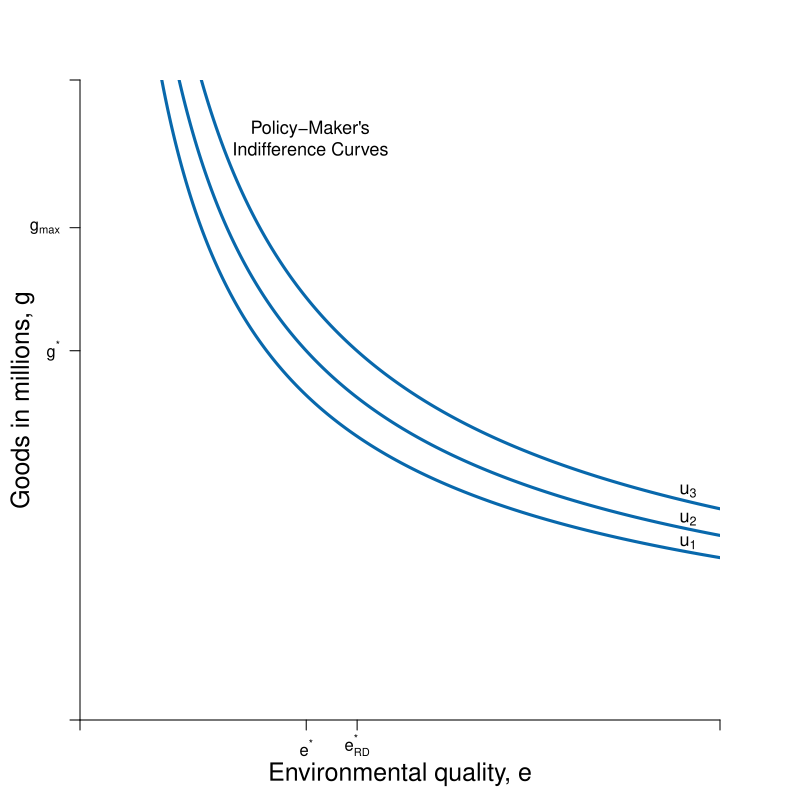

Source code (R):
#Graph Designer: Simon Halliday & Riley Boeth '17 & Madeleine Wettach '20
#Authors: Bowles, Foley and Halliday
#Title: Microeconomics: Competition, Conflict and Coordination

library(shape)
pdf(file = "constrained_optimization/step_by_step_graphs_3/indiff_feasible_environ_rd_step1.pdf", width = 8, height = 8)

#Set parameters for graphics
axislabelsize <- 1.5
labelsize <- 1.1
graphlinewidth <- 3
segmentlinewidth <- 2

COL <- c("#7fc97f", "#beaed4", "#fdc086", "#ffff99", "#386cb0", "#f0027f", "#bf5b17", "#666666")
COLA <- c("#e0f3db", "#99d8c9","#66c2a4","#41ae76", "#238b45", "#005824")
COLB <- c("#4eb3d3", "#2b8cbe", "#0868ac","#084081")

#Edited the margins to cater for the larger LHS labels
par(mar =  c(4, 4, 4, 4))

#Feasibility frontier equation and new feasbility frontier equation with R&D

ppf <- function(x, y) {
  100-((x^2)/2)
}

ppf_rd <- function(x, y) {
  100-((x^2)/3)
}

#change alpha to .4

uFn <- function(x, y, alpha = 0.4){
  (x^alpha)*(y^(1-alpha))
}

#Add limits on axes and levels of utility for each indifference curve

ylims <- c(0, 130)
xlims <- c(0, 20)

npts <- 501 
x <- seq(xlims[1], xlims[2], length.out = npts)
y <- seq(ylims[1], ylims[2], length.out = npts) 

a <- c(27, 29.16, 31.616) #alpha = 0.4

plot(0, 0, xlim = xlims, ylim = ylims, type = "n",
     xlab = expression(paste("")),
     ylab = expression(paste("")), 
     xaxt = "n", 
     yaxt = "n", 
     cex.lab = axislabelsize, 
     bty = "n", 
     xaxs="i", 
     yaxs="i"
)

#x and y limits and ticks 

# ticksx <- seq(from = 0, to = xlims[2], by = 1)
# xlabels <- seq(from = 0, to = xlims[2], by = 1)
# ticksy <- seq(from = 0, to = ylims[2], by = 10)
# ylabels <- seq(from = 0, to = ylims[2], by = 10)

ticksx <- c(xlims[1], 7.07, 8.66, xlims[2])
xlabels <- c(NA, expression(paste(e^"*")), expression(paste(e[RD]^"*")), NA)
ticksy <- c(ylims[1], ppf(x = 7.07), 100, ylims[2])
ylabels <- c(NA, expression(paste(g^"*")), expression(paste(g[max])), NA)

axis(1, at = ticksx, pos = 0, labels = xlabels)
axis(2, at = ticksy, pos = 0, labels = ylabels, las = 1)

npts <- 500 
xx1 <- seq(xlims[1], xlims[2], length.out = npts)
xx2 <- seq(0, xlims[2], length.out = npts)
xx3 <- seq(xlims[1], 0, length.out = npts)
xx4 <- seq(-11, 0, length.out = npts)

#Arrows(1, 78, 1, 97, col = "black", lty = 1, lwd = 2, code = 3, arr.type = "triangle", arr.lwd = 0.5)
#text(2.5, 88, expression("Abatement"), cex = labelsize)
#text(2.5, 84, expression("Cost"), cex = labelsize)

#Draw the feasibility frontiers
#lines(xx1, ppf(xx1, y), col = COLA[5], lwd = graphlinewidth)
#lines(xx1, ppf_rd(xx1, y), col = COLA[5], lwd = graphlinewidth)

#Label the feasibility frontier frontier
#text(14.8, 15, expression("Initial"), cex = labelsize)
#text(14.8, 11, expression("Feasible"), cex = labelsize)
#text(14.8, 7, expression("Frontier"), cex = labelsize)


#Label the feasibility frontier with R&D frontier
#text(18.2, 15, expression("Feasible"), cex = labelsize)
#text(18.2, 11, expression("Frontier"), cex = labelsize)
#text(18.2, 7, expression("With R&D"), cex = labelsize)
#Arrows(14.2, 3, 16.6, 3, col = "black", lty = 1, lwd = 2, arr.type = "triangle", arr.lwd = 0.5)

contour(x, y, 
        outer(x, y, uFn),
        drawlabels = FALSE,
        col = COLB[3],
        lwd = graphlinewidth,
        levels = a, 
        xaxs="i", 
        yaxs="i", 
        add = TRUE)

#Axis labels
mtext(expression(paste("Environmental quality, ", e)), side = 1, line = 2.5, cex = axislabelsize)
text(-1.8, 0.5*ylims[2], expression(paste("Goods in millions, ", g)), xpd = TRUE, cex = axislabelsize, srt = 90) 

#Label the indifference curves generally
text(7.2, 120, expression("Policy-Maker's"), cex = labelsize)
text(7.2, 116, expression("Indifference Curves"), cex = labelsize)

#Label the indifference curves and place labels properly
text(19, 36, expression(u[1]), cex = labelsize)
text(19, 40.8, expression(u[2]), cex = labelsize)
text(19, 46.5, expression(u[3]), cex = labelsize)

#Annotate max u point on feasibility with r&D frontier
#text(9.1, ppf_rd(8.66) + 3, expression(paste(h)), cex = labelsize)
#segments(8.66, 0, 8.66, ppf_rd(x = 8.66), lty = 2, col = "gray", lwd = segmentlinewidth)
#segments(0, ppf_rd(x = 8.66), 8.66, ppf_rd(x = 8.66), lty = 2, col = "gray", lwd = segmentlinewidth)
#points(8.66, ppf_rd(x = 8.66), pch = 16, col = "black", cex = 1.5)

#Annotate max u point on feasibility frontier
#text(7.3, ppf(7.07) + 3, expression(paste(f)), cex = labelsize)
#segments(7.07, 0, 7.07, ppf(x = 7.07), lty = 2, col = "gray", lwd = segmentlinewidth)
#segments(0, ppf(x = 7.07), 7.07, ppf(x = 7.07), lty = 2, col = "gray", lwd = segmentlinewidth)
#points(7.07, ppf(x = 7.07), pch = 16, col = "black", cex = 1.5)

#Added arrow for abatement costs and labeled the arrow as such
# arrows(.2, 75, .2, 100, length = 0.1, angle = 30, code = 3, col = par("fg"), lty = par("lty"),   lwd = par("lwd"))
# text(1.71, 88, expression(paste("Abatement")), cex = labelsize)
# text(1.05, 84, expression(paste("Costs")), cex = labelsize)


dev.off()
